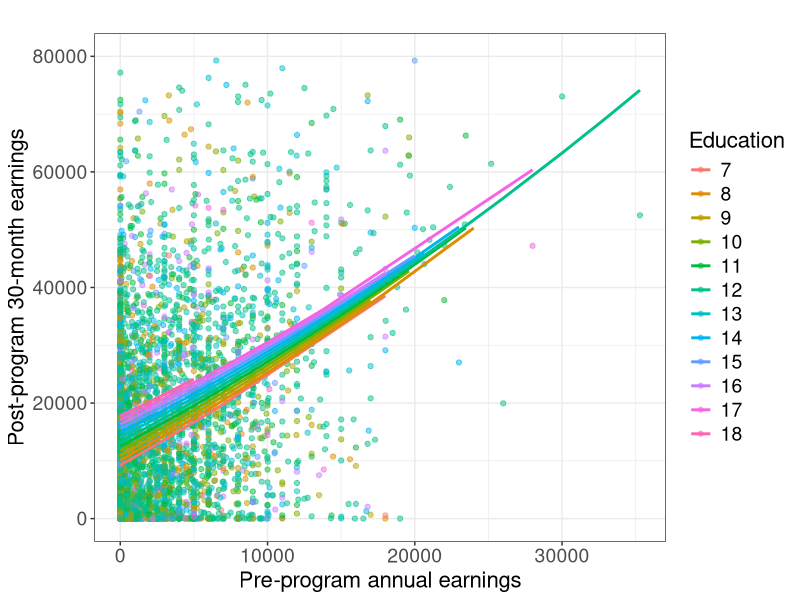
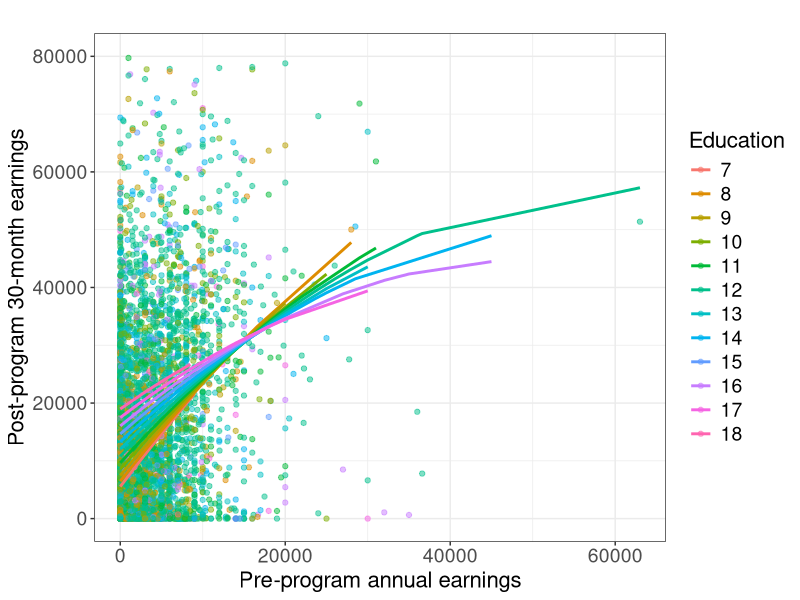
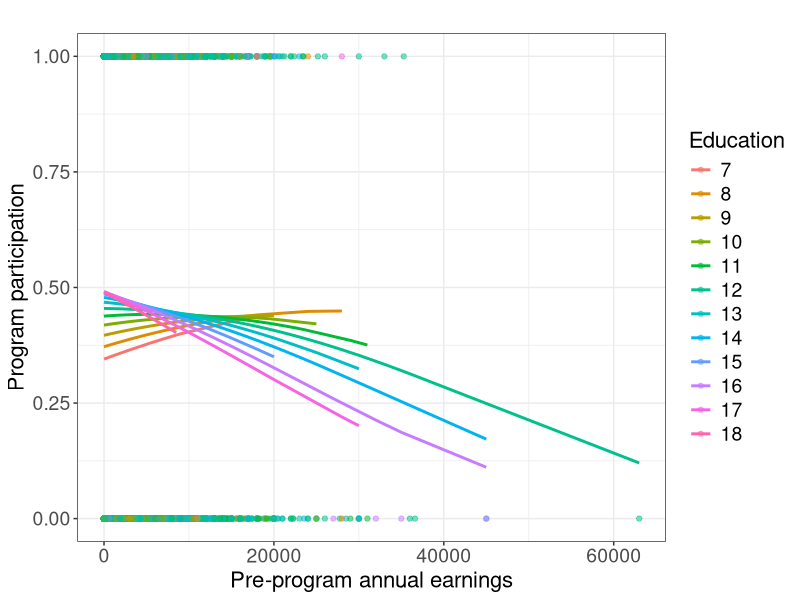
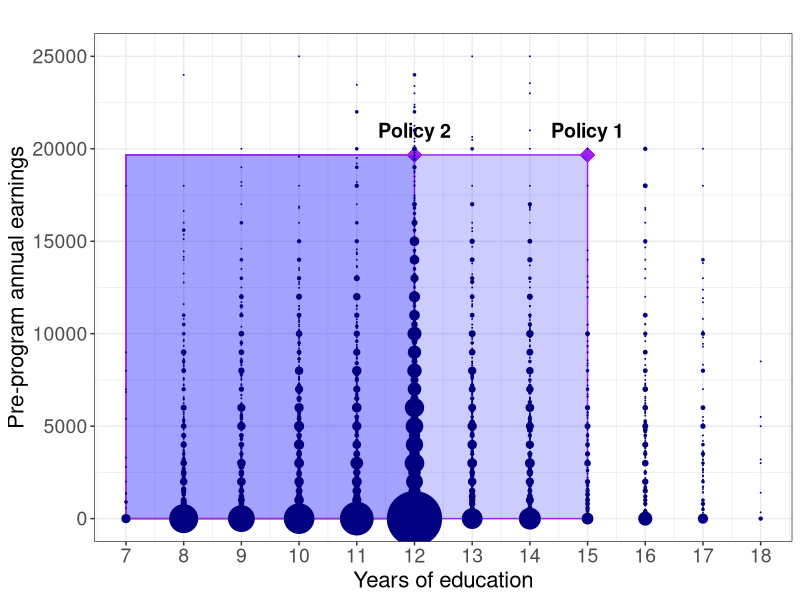

Recreate these plots in R, in order.
# This code plots figures for the hypothetical policies considered in Example 2 (Figure 9)
# and first step estimation when X is education and pre program earnings (Figures 10 & 11) in
# Identification and Inference for Welfare Gains without Unconfoundedness
# Written by: Undral Byambadalai, Boston University 

rm(list=ls()) 

library(ggplot2)
library(gridExtra)
library(grid)
library(reshape2)
library(plyr)

# Read data
# data from Abadie, Angrist, Imbens (2002)
jtpa_aai = read.table('jtpa.tab', header = TRUE)
colnames(jtpa_aai)[1] <- "recid" #record ids
colnames(jtpa_aai)[3] <- "Z" # random assignment
colnames(jtpa_aai)[4] <- "D"  # program enrollment
jtpa_aai <- jtpa_aai[-c(2,5:19)]  # remove other covariates
# data from Kitagawa, Tetenov (2018)
jtpa_kt= read.table('jtpa_kt.tab', header = TRUE)
jtpa_kt <- jtpa_kt[-c(2)] # remove "D"
jtpa <- merge(jtpa_aai, jtpa_kt, by="recid")

# Split data to treated and non-treated
jtpa_d1 <- subset(jtpa, D==1)
jtpa_d0 <- subset(jtpa, D==0)

# Define theme
My_Theme = theme(
  axis.title = element_text(size = 16),
  legend.title= element_text(size = 16),
  axis.text = element_text(size = 14),
  legend.text= element_text(size = 14)
  )

# E[Y|D=1, X1=prevearn, X2= education]
jtpa_d1$yhatd1x <- predict(lm(data=jtpa_d1, earnings~poly(prevearn,edu,degree=2)))
ggplot(jtpa_d1, aes(x=prevearn, y=earnings, color=factor(edu)))+geom_point(alpha=0.5)+
  geom_line(aes(y=yhatd1x),size=1)+ylim(0,80000)+
  theme_bw()+theme(plot.title = element_text(hjust = 0.5))+
  labs(title="", x="Pre-program annual earnings", y="Post-program 30-month earnings", color='Education')+My_Theme

# E[Y|D=0, X1=prevearn, X2= education]
jtpa_d0$yhatd0x <- predict(lm(data=jtpa_d0, earnings~poly(prevearn,edu,degree=2)))
ggplot(jtpa_d0, aes(x=prevearn, y=earnings, color=factor(edu)))+geom_point(alpha=0.5)+
  geom_line(aes(y=yhatd0x),size=1)+ylim(0,80000)+
  theme_bw()+theme(plot.title = element_text(hjust = 0.5))+
  labs(title="", x="Pre-program annual earnings", y="Post-program 30-month earnings", color='Education')+My_Theme

## P[D=1|X1=prevearn, X2= education]
jtpa$pdx <- predict(glm(data=jtpa, D~poly(prevearn,edu,degree=2),family = binomial), type = "response")
ggplot(jtpa, aes(x=prevearn, y=D, color=factor(edu)))+geom_point(alpha=0.5)+
  geom_line(aes(y=pdx),size=1)+
  theme_bw()+theme(plot.title = element_text(hjust = 0.5))+
  labs(title="", x="Pre-program annual earnings", y="Program participation", color='Education')+My_Theme

## Kitagawa & Tetenov (2018) quadrant rule policies
AA <- data.frame(xyTable(jtpa$edu, jtpa$prevearn))
colnames(AA) <- c('edu', 'prevearn', 'number')
ggplot(AA, aes(x=edu, y=prevearn, size=number))+
  annotate("point", x = c(12,15), y = c(19670, 19670), colour = "purple", size=5, shape=18)+
  annotate("rect", xmin = c(7,7), xmax =c(12,15), ymin=c(0,0), ymax=c(19670, 19670), color = "purple", fill= "blue",alpha=0.2 )+
  annotate("text", x = c(12,15), y = c(21000, 21000), label = c("Policy 2", "Policy 1") , size=5, color="black", fontface="bold")+
  geom_point(color="navy")+scale_size(range = c(0, 18))+scale_x_continuous(breaks = seq(7,18,1))+ylim(0,25000)+
  theme_bw() +theme(legend.position = 'none') +theme(plot.title = element_text(hjust = 0.5))+
  labs(title="", x="Years of education", y="Pre-program annual earnings")+ My_Theme



